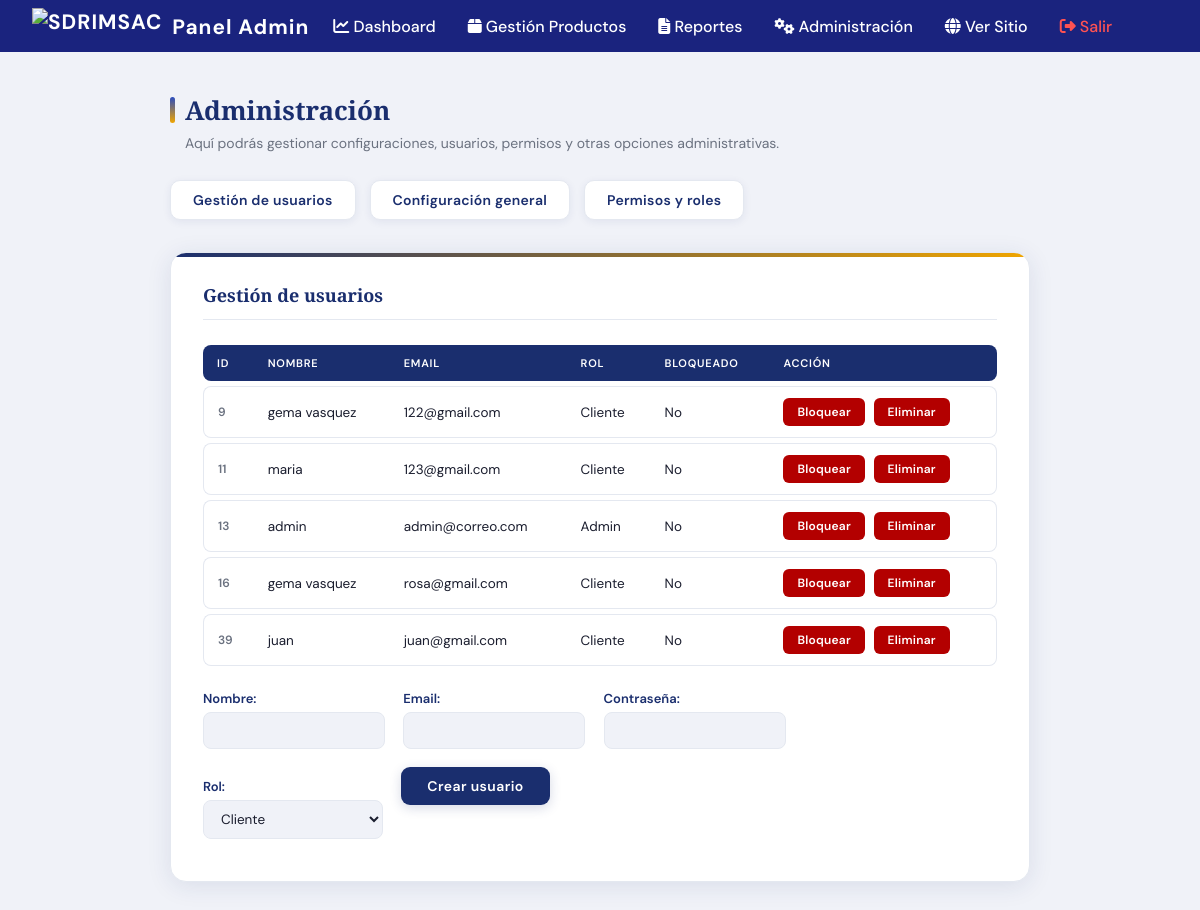
/public/admin/administracion.php?seccion=usuarios, run on the app's committed database.
### tables this page shows
CREATE TABLE `usuarios` (
  `id` int(11) NOT NULL,
  `nombre` varchar(100) NOT NULL,
  `contraseña` varchar(255) NOT NULL,
  `email` varchar(150) DEFAULT NULL,
  `password` varchar(255) DEFAULT NULL,
  `is_admin` tinyint(1) DEFAULT 0,
  `is_blocked` tinyint(1) NOT NULL DEFAULT 0
);

### public/admin/administracion.php (the view, shortened to what this page needs)
<?php
include __DIR__ . '/includes/header_admin.php';
?>
<link rel="stylesheet" href="assets/css/administracion.css">
<section class="admin-section">
    <h2>Administración</h2>
    <p>Aquí podrás gestionar configuraciones, usuarios, permisos y otras opciones administrativas.</p>
    <ul>
        <li><a href="?seccion=usuarios">Gestión de usuarios</a></li>
        <li><a href="?seccion=configuracion">Configuración general</a></li>
        <li><a href="?seccion=permisos">Permisos y roles</a></li>
    </ul>
    <?php
    require_once __DIR__ . '/../../config/database.php';
    $seccion = $_GET['seccion'] ?? '';
    if($seccion === 'usuarios'){
        echo '<div class="admin-box"><h3>Gestión de usuarios</h3>';
        $q = $conn->query("SELECT id, nombre, email, is_admin, is_blocked FROM usuarios");
        echo '<table style="width:100%;margin-bottom:1em;"><tr><th>ID</th><th>Nombre</th><th>Email</th><th>Rol</th><th>Bloqueado</th><th>Acción</th></tr>';
        while($r = $q->fetch_assoc()){
            $bloqueado = $r['is_blocked'] ? 'Sí' : 'No';
            $accion = $r['is_blocked']
                ? '<form method="post" style="display:inline;"><input type="hidden" name="id_bloq" value="'.intval($r['id']).'"><button type="submit" name="desbloquear" style="background:#2a2aee;color:#fff;border:none;padding:4px 10px;border-radius:6px;">Desbloquear</button></form>'
                : '<form method="post" style="display:inline;"><input type="hidden" name="id_bloq" value="'.intval($r['id']).'"><button type="submit" name="bloquear" style="background:#b30000;color:#fff;border:none;padding:4px 10px;border-radius:6px;">Bloquear</button></form>';
            $accion .= ' <form method="post" style="display:inline;margin-left:5px;"><input type="hidden" name="id_elim" value="'.intval($r['id']).'"><button type="submit" name="eliminar_usuario" style="background:#b30000;color:#fff;border:none;padding:4px 10px;border-radius:6px;">Eliminar</button></form>';
            echo '<tr><td>'.intval($r['id']).'</td><td>'.htmlspecialchars($r['nombre']).'</td><td>'.htmlspecialchars($r['email']).'</td><td>'.($r['is_admin']?'Admin':'Cliente').'</td><td>'.$bloqueado.'</td><td>'.$accion.'</td></tr>';
        }
        echo '</table>';
        echo '<form method="post" class="admin-form" style="margin-top:1em;">';
        echo '<label>Nombre: <input type="text" name="nuevo_nombre" required></label> ';
        echo '<label>Email: <input type="email" name="nuevo_email" required></label> ';
        echo '<label>Contraseña: <input type="password" name="nuevo_pass" required></label> ';
        echo '<label>Rol: <select name="nuevo_rol"><option value="0">Cliente</option><option value="1">Admin</option></select></label> ';
        echo '<button type="submit" name="crear_usuario">Crear usuario</button>';
        echo '</form>';
        echo '</div>';
    }
    ?>
</section>

### public/assets/css/dashboard.css (style rules this page uses)
:root { --primary: #1a2e6e; --primary-light: #2a4cbf; --accent: #f0a500; --accent-soft: #fff7e0; --bg: #f0f2f8; --card: #ffffff; --text: #1a1d2e; --muted: #6b7280; --border: #e4e8f0; --success: #059669; --danger: #dc2626; --pending: #d97706; --shadow: 0 4px 24px rgba(26,46,110,0.10); --radius: 16px; }
*, *::before, *::after { box-sizing: border-box; margin: 0; padding: 0; }

### data on the page
usuarios: id "9", nombre "gema vasquez", email "122@gmail.com", is_admin "Cliente", is_blocked "No"
usuarios: id "11", nombre "maria", email "123@gmail.com", is_admin "Cliente", is_blocked "No"
usuarios: id "13", nombre "admin", email "admin@correo.com", is_admin "Admin", is_blocked "No"
usuarios: id "16", nombre "gema vasquez", email "rosa@gmail.com", is_admin "Cliente", is_blocked "No"
usuarios: id "39", nombre "juan", email "juan@gmail.com", is_admin "Cliente", is_blocked "No"
